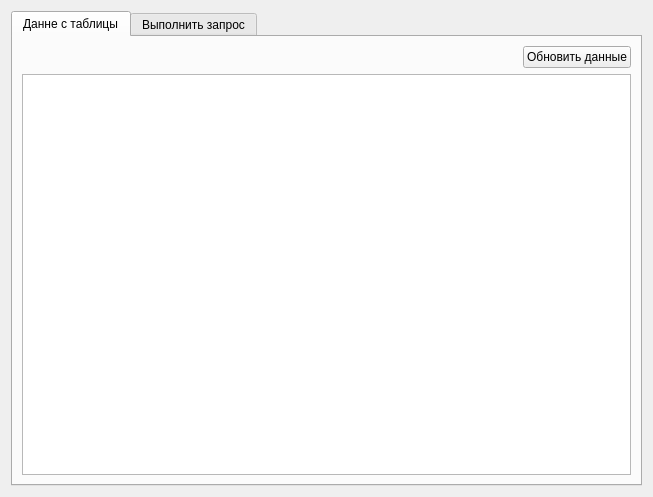
<?xml version="1.0" encoding="UTF-8"?>
<ui version="4.0">
 <class>FormRequestDb</class>
 <widget class="QWidget" name="FormRequestDb">
  <property name="geometry">
   <rect>
    <x>0</x>
    <y>0</y>
    <width>653</width>
    <height>497</height>
   </rect>
  </property>
  <property name="windowTitle">
   <string>Form</string>
  </property>
  <layout class="QHBoxLayout" name="horizontalLayout_3">
   <item>
    <widget class="QTabWidget" name="tabW_data">
     <property name="currentIndex">
      <number>0</number>
     </property>
     <widget class="QWidget" name="tab_database">
      <attribute name="title">
       <string>Данне с таблицы</string>
      </attribute>
      <layout class="QVBoxLayout" name="verticalLayout_2">
       <item>
        <layout class="QHBoxLayout" name="horizontalLayout_2">
         <item>
          <spacer name="horizontalSpacer">
           <property name="orientation">
            <enum>Qt::Horizontal</enum>
           </property>
           <property name="sizeHint" stdset="0">
            <size>
             <width>40</width>
             <height>20</height>
            </size>
           </property>
          </spacer>
         </item>
         <item>
          <widget class="QPushButton" name="pb_update">
           <property name="text">
            <string>Обновить данные</string>
           </property>
          </widget>
         </item>
        </layout>
       </item>
       <item>
        <widget class="QTableWidget" name="tw_infoDb"/>
       </item>
      </layout>
     </widget>
     <widget class="QWidget" name="tab_2">
      <attribute name="title">
       <string>Выполнить запрос</string>
      </attribute>
      <layout class="QVBoxLayout" name="verticalLayout_5">
       <item>
        <layout class="QVBoxLayout" name="vl_box_forSplitter">
         <item>
          <widget class="QGroupBox" name="gb_requestDb">
           <property name="title">
            <string>Запрос:</string>
           </property>
           <layout class="QHBoxLayout" name="horizontalLayout">
            <item>
             <widget class="QTextEdit" name="te_requestDb"/>
            </item>
            <item>
             <layout class="QVBoxLayout" name="verticalLayout">
              <item>
               <widget class="QGroupBox" name="groupBox">
                <property name="title">
                 <string/>
                </property>
                <layout class="QVBoxLayout" name="verticalLayout_6">
                 <item>
                  <widget class="QComboBox" name="cb_comSQL">
                   <item>
                    <property name="text">
                     <string>Выберете запрос</string>
                    </property>
                   </item>
                   <item>
                    <property name="text">
                     <string>CREATE</string>
                    </property>
                   </item>
                   <item>
                    <property name="text">
                     <string>SELECT</string>
                    </property>
                   </item>
                   <item>
                    <property name="text">
                     <string>INSERT</string>
                    </property>
                   </item>
                   <item>
                    <property name="text">
                     <string>UPDATE</string>
                    </property>
                   </item>
                   <item>
                    <property name="text">
                     <string>DELETE</string>
                    </property>
                   </item>
                  </widget>
                 </item>
                </layout>
               </widget>
              </item>
              <item>
               <widget class="QPushButton" name="pb_startRequestDb">
                <property name="text">
                 <string>Выполнить
 запрос</string>
                </property>
               </widget>
              </item>
             </layout>
            </item>
           </layout>
          </widget>
         </item>
         <item>
          <widget class="QGroupBox" name="gb_answerDb">
           <property name="title">
            <string>Результат:</string>
           </property>
           <layout class="QVBoxLayout" name="verticalLayout_3">
            <item>
             <widget class="QTextEdit" name="te_result"/>
            </item>
           </layout>
          </widget>
         </item>
        </layout>
       </item>
      </layout>
     </widget>
    </widget>
   </item>
  </layout>
 </widget>
 <resources/>
 <connections/>
</ui>
